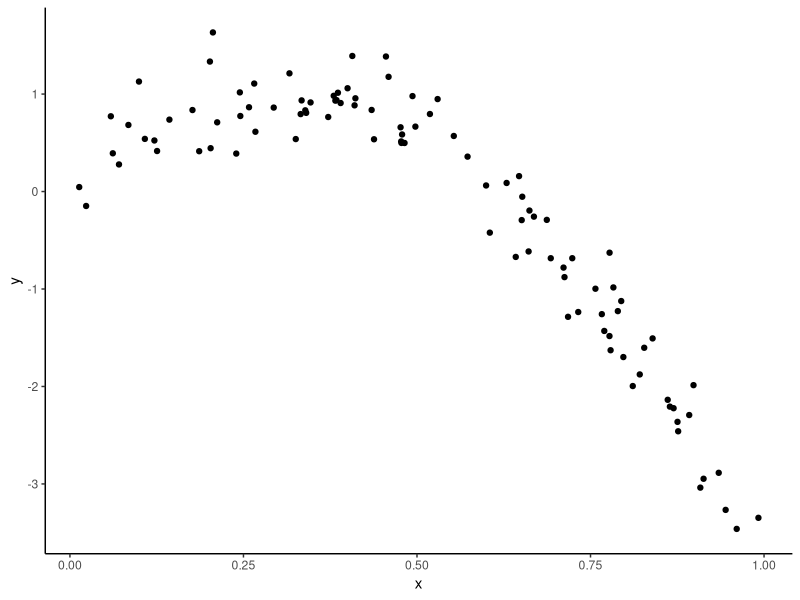
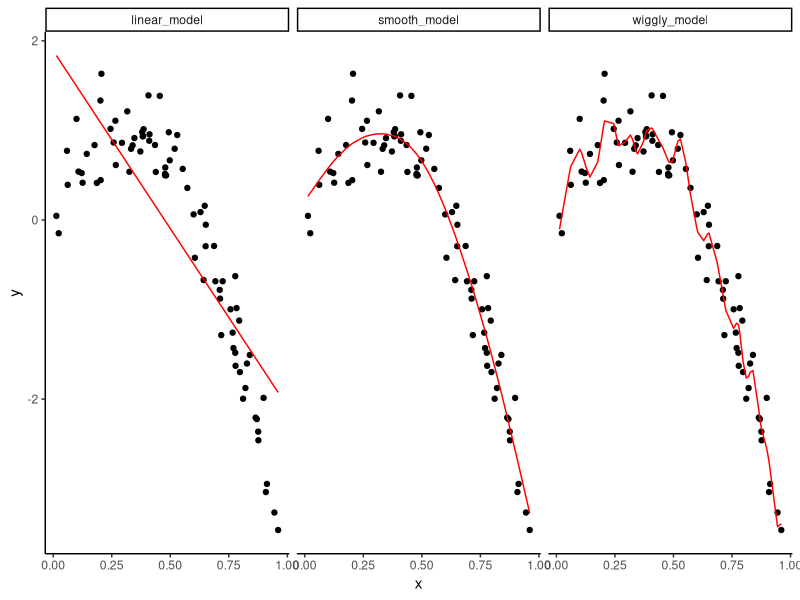
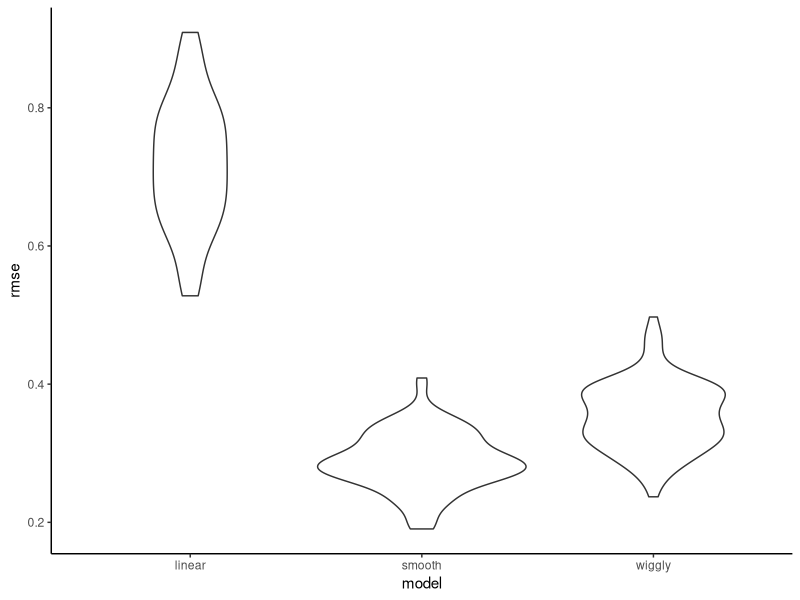

These figures' R source, in order:
## ---- chunk 1
library(tidyverse)
library(modelr)
library(mgcv)

knitr::opts_chunk$set(
  fig.width = 6,
  fig.asp = .6,
  out.width = '90%'
)

theme_set(theme_classic() + theme(legend.position = 'bottom'))

options(
  ggplot2.continous.colour = 'viridis_d',
  ggplot2.continous.fill = 'viridis_d'
)

scalr_colour_discrete = scale_color_viridis_d
scale_fill_discrete = scale_fill_viridis_d

set.seed(1)
## ---- chunk 2
nonlin_df = 
  tibble(
    id = 1:100,
    x = runif(100, 0, 1),
    y = 1 - 10 * (x - .3) ^ 2 + rnorm(100, 0, .3)
  )
## ---- chunk 3
nonlin_df %>% 
  ggplot(aes(x = x, y = y)) + 
  geom_point()
## ---- chunk 4
train_df = sample_n(nonlin_df, size = 80)
test_df = anti_join(nonlin_df, train_df, by = 'id')
## ---- chunk 5
linear_model = lm(y ~ x, data = train_df)
smooth_model = gam(y ~ s(x), data = train_df)
wiggly_model = gam(y ~ s(x, k = 30), sp = 10e-6, data = train_df)
## ---- chunk 6
train_df %>% 
  gather_predictions(linear_model, smooth_model, wiggly_model) %>% 
  ggplot(aes(x = x, y = y)) +
  geom_point() +
  geom_line(aes(y = pred), color = 'red') +
  facet_grid(. ~ model)
## ---- chunk 7
rmse(linear_model, test_df)
rmse(smooth_model, test_df)
rmse(wiggly_model, test_df)
## ---- chunk 8
cv_df = 
  crossv_mc(nonlin_df, 100)
## ---- chunk 9
cv_df %>% pull(train) %>% .[[1]] %>% as_tibble()
cv_df %>% pull(test) %>% .[[1]] %>% as_tibble()
## ---- chunk 10
cv_df =
  cv_df %>% 
  mutate(
    train = map(train, as.tibble),
    test = map(test, as.tibble)
  )
## ---- chunk 11
cv_df = 
  cv_df %>% 
  mutate(
    linear_model = map(.x = train, ~lm(y ~ x, data = .x)),
    smooth_model = map(.x = train, ~gam(y ~ s(x), data = .x)),
    wiggly_model = map(.x = train, ~gam(y ~ s(x, k = 30), sp = 10e-6, data = .x))
  ) %>% 
  mutate(
    rmse_linear = map2_dbl(.x = linear_model, .y = test, ~rmse(model = .x, data = .y)),
    rmse_smooth = map2_dbl(.x = smooth_model, .y = test, ~rmse(model = .x, data = .y)),
    rmse_wiggly = map2_dbl(.x = wiggly_model, .y = test, ~rmse(model = .x, data = .y)),
  )
## ---- chunk 12
cv_df %>% 
  select(starts_with("rmse")) %>% 
  pivot_longer(
    everything(),
    names_to = "model",
    values_to = "rmse",
    names_prefix = "rmse_"
  ) %>% 
  ggplot(aes(x = model, y = rmse)) +
  geom_violin()
## ---- chunk 13
cv_df %>% 
  select(starts_with("rmse")) %>% 
  pivot_longer(
    everything(),
    names_to = "model",
    values_to = "rmse",
    names_prefix = "rmse_"
  ) %>% 
  group_by(model) %>% 
  summarize(ave_rmse = mean(rmse))
